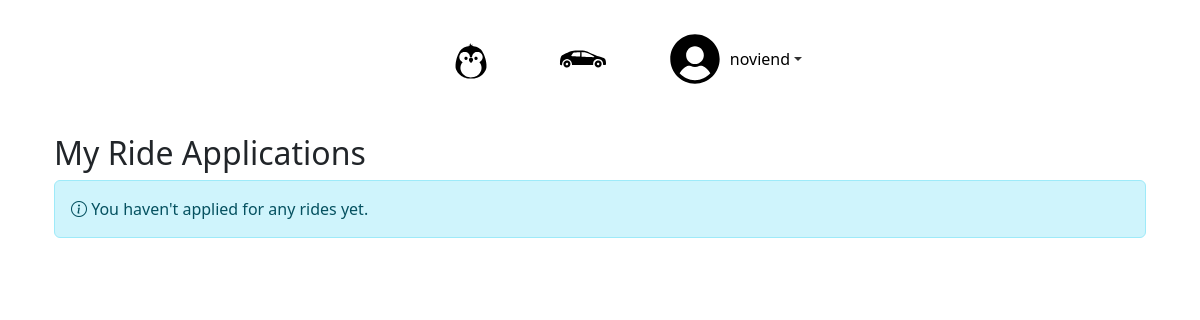
/profile/sent_rides/ (signed in), run on an earlier commit of the app's database.
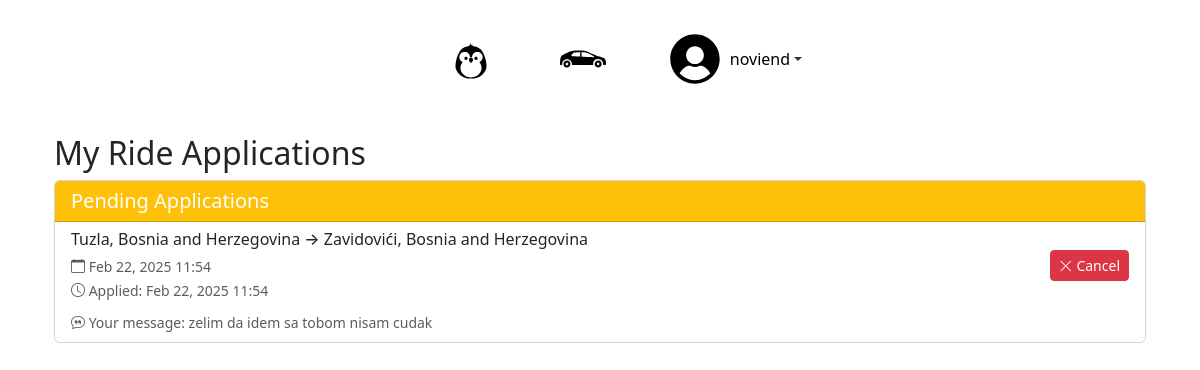
And on a later commit of the database.
### base/models.py (models this page shows, shortened)
class RideApplication(models.Model):
    STATUS_CHOICES = [
        ('PENDING', 'Pending'),
        ('APPROVED', 'Approved'),
        ('REJECTED', 'Rejected'),
    ]
    user = models.ForeignKey(User, on_delete=models.CASCADE, related_name='ride_applications')
    ride = models.ForeignKey(Ride, on_delete=models.CASCADE, related_name='applications')
    status = models.CharField(max_length=10, choices=STATUS_CHOICES, default='PENDING')
    applied_at = models.DateTimeField(auto_now_add=True)
    updated_at = models.DateTimeField(auto_now=True)
    message = models.TextField(blank=True, null=True)  # Optional message from applicant
    class Meta:
        unique_together = ('user', 'ride')  # Prevent duplicate applications
        ordering = ['-applied_at']
        verbose_name = 'Ride Application'
        verbose_name_plural = 'Ride Applications'

class Ride(models.Model):
    start = models.CharField(max_length=50)
    end = models.CharField (max_length=50)
    distance = models.DecimalField(max_digits=10, decimal_places=2, default=0.00)
    travelers = models.IntegerField(default=1)
    duration = models.DurationField(null=True, blank=True)
    created_on = models.DateTimeField(default=timezone.now)  # Changed from auto_now_add
    start_date = models.DateTimeField(default=timezone.now)
    origin_place_id = models.CharField(max_length=255, null=True)
    origin_latitude = models.FloatField(default=0)
    origin_longitude = models.FloatField(default=0)
    destination_place_id = models.CharField(max_length=255, null=True)
    destination_latitude = models.FloatField(default=0)
    destination_longitude = models.FloatField(default=0)
    distance_km = models.FloatField(default=0)
    duration_text = models.CharField(max_length=100, null=True)
    selected_route_index = models.IntegerField(default=0)
    selected_route_polyline = models.TextField(default='')

### user_profile/views.py (the view)
# urls.py: path('sent_rides/', sent_rides, name='sent_rides'),
@login_required
def sent_rides(request):
    ride_applications = RideApplication.objects.filter(
        user=request.user
    ).select_related('ride').order_by('-applied_at')
    return render(request, 'sent_rides.html', {
        'ride_applications': ride_applications
    })

### user_profile/templates/sent_rides.html (shortened to what this page needs)
{% extends 'base.html' %}
{% load static %}
{% block content %}
<div class="container mt-4">
    <h2>My Ride Applications</h2>
    {% if ride_applications %}
        {% regroup ride_applications by status as status_list %}
        {% for status in status_list %}
            <div class="card mb-4">
                <div class="card-header {% if status.grouper == 'PENDING' %}bg-warning{% elif status.grouper == 'APPROVED' %}bg-success{% else %}bg-danger{% endif %} text-white">
                    <h5 class="mb-0">{{ status.grouper|title }} Applications</h5>
                </div>
                <div class="list-group list-group-flush">
                    {% for application in status.list %}
                        <div class="list-group-item">
                            <div class="d-flex justify-content-between align-items-center">
                                <div>
                                    <h6 class="mb-1">{{ application.ride.start }} → {{ application.ride.end }}</h6>
                                    <small class="text-muted">
                                        <i class="bi bi-calendar"></i> {{ application.ride.start_date|date:"M d, Y H:i" }}
                                        <br>
                                        <i class="bi bi-clock"></i> Applied: {{ application.applied_at|date:"M d, Y H:i" }}
                                    </small>
                                </div>
                                <div>
                                    {% if application.status == 'PENDING' %}
                                    <form method="post" action="{% url 'user_profile:cancel_application' application.id %}" style="display: inline;">
                                            <button type="submit" class="btn btn-danger btn-sm"
                                                    onclick="return confirm('Are you sure you want to cancel this application?')">
                                                <i class="bi bi-x-lg"></i> Cancel
                                            </button>
                                        </form>
                                    {% elif application.status == 'APPROVED' %}
                                        <span class="badge bg-success">
                                            <i class="bi bi-check-lg"></i> Approved
                                        </span>
                                    {% else %}
                                        <span class="badge bg-danger">
                                            <i class="bi bi-x-lg"></i> Rejected
                                        </span>
                                    {% endif %}
                                </div>
                            </div>
                            {% if application.message %}
                                <p class="mb-0 mt-2">
                                    <small class="text-muted">
                                        <i class="bi bi-chat-quote"></i> Your message: {{ application.message }}
                                    </small>
                                </p>
                            {% endif %}
                        </div>
                    {% endfor %}
                </div>
            </div>
        {% endfor %}
    {% else %}
        <div class="alert alert-info">
            <i class="bi bi-info-circle"></i> You haven't applied for any rides yet.
        </div>
    {% endif %}
</div>
<link rel="stylesheet" href="https://cdn.jsdelivr.net/npm/bootstrap-icons@1.11.1/font/bootstrap-icons.css">
{% endblock %}

What changed in the data, as far as the page shows it:
added RideApplication: grouper "Pending", ride.start "Tuzla, Bosnia and Herzegovina", ride.end "Zavidovići, Bosnia and Herzegovina", ride.start_date "Feb 22, 2025 11:54", applied_at "Feb 22, 2025 11:54", shows "Cancel", message "zelim da idem sa tobom nisam cudak"
Also different on the page:
new list line: "Applications"
text no longer shown: "You haven't applied for any rides yet."
